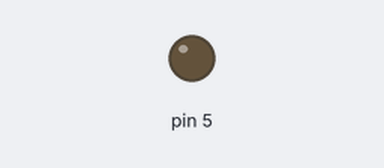
Simulated run of this sketch. Board: Arduino Uno, built with avr-gcc and run on an emulated ATmega328P. Parts: output pins drawn as LEDs (lit = HIGH).

Above: at 0.05 s.
Timing chart, 0 to 3.0 s (numbered marks = the images above):
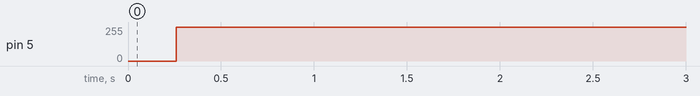

The sketch:

wrong-turn.ino.ino
```cpp
void setup() {
  // put your setup code here, to run once:
  pinMode(5, OUTPUT);
}

void flash(int pin, int millisOn, int millisOff) {
  digitalWrite(pin, HIGH);
  delay(millisOn);
  digitalWrite(pin, LOW);
  delay(millisOff);
}

void fadeInOut(int pin, int millisIn, int millisOut) {
  for (int i = 0; i < 256; i++) {
    analogWrite(pin, i);
    delay(millisIn);
  }
  for (int i = 0; i < 256; i++) {
    analogWrite(pin, 256 - i);
    delay(millisOut);
  }
}

void loop() {
  // put your main code here, to run repeatedly:
  fadeInOut(5, 1, 1);
}
```

Measured:
- by itself, pin 5: 0/255 → 255/255 at 0.26 s
